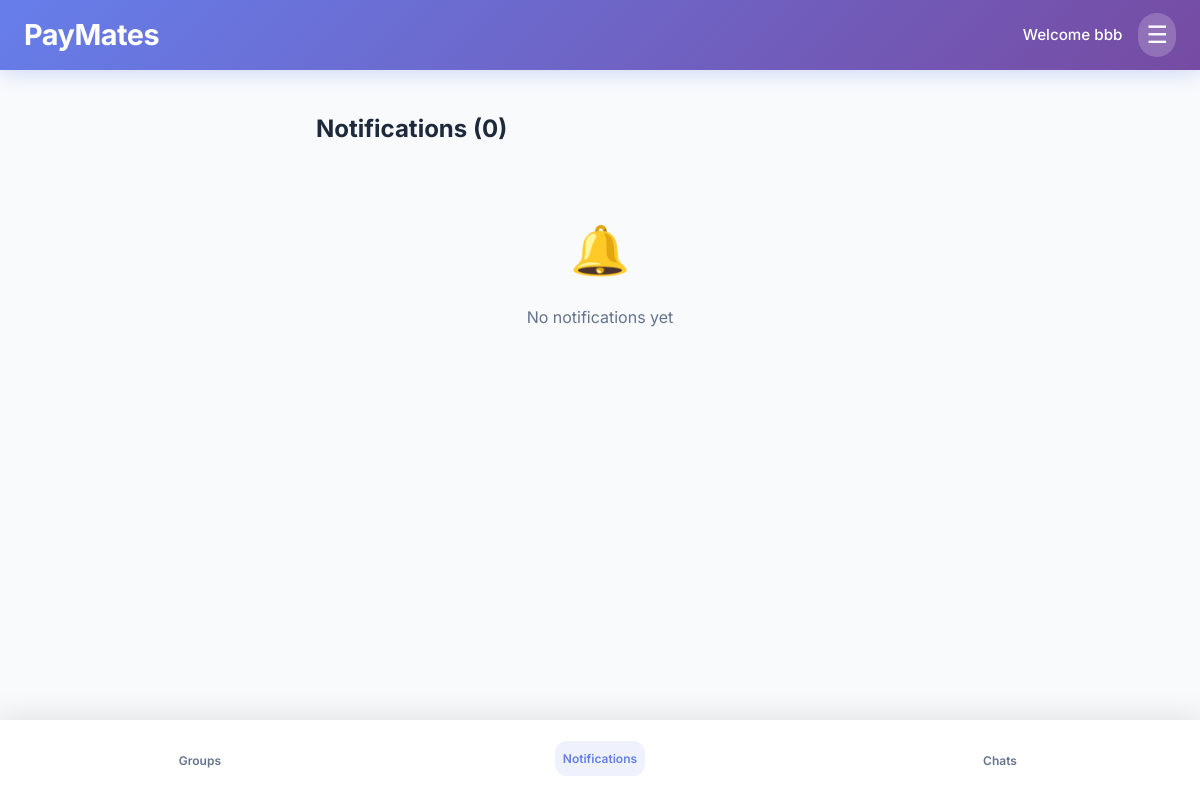
The app's page /notifications/ (signed in), older data.
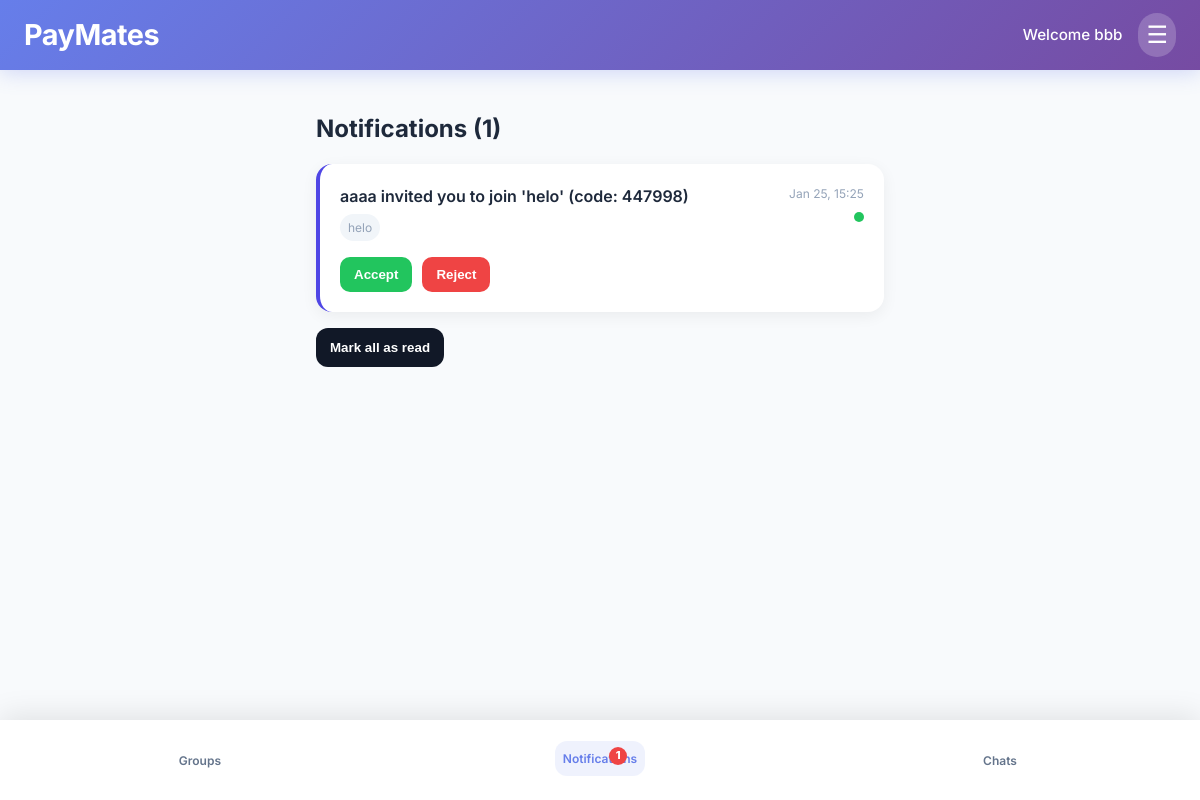
The same page, newer data.
### core/models.py (models this page shows, shortened)
class Notification(models.Model):
    TYPE_CHOICES = [
        ("invite", "Group Invite"),
        ("joined", "User Joined"),
        ("left", "User Left"),
        ("leaverequest", "Leave Request"),
        ("leaveapproved", "Leave Approved"),
        ("leaverejected", "Leave Rejected"),
        ("expensedeleted", "Expense Deleted"),
        ("groupchat", "Group Chat Message"),
        ("privatechat", "Private Chat Message"),
    ]
    user = models.ForeignKey(User, on_delete=models.CASCADE, related_name="notifications")
    group = models.ForeignKey(Group, on_delete=models.CASCADE, null=True, blank=True)
    fromuser = models.ForeignKey(
        User,
        on_delete=models.CASCADE,
        related_name="sentnotifications",
        null=True,
        blank=True,
    )
    message = models.CharField(max_length=255)
    type = models.CharField(max_length=20, choices=TYPE_CHOICES)
    isread = models.BooleanField(default=False)
    createdat = models.DateTimeField(auto_now_add=True)
    class Meta:
        ordering = ["-createdat"]

class Group(models.Model):
    name = models.CharField(max_length=100)
    groupcode = models.CharField(max_length=20, unique=True)
    createdby = models.ForeignKey(
        User,
        on_delete=models.CASCADE,
        related_name="createdgroups",
        null=True,
        blank=True,
    )
    members = models.ManyToManyField(
        User,
        related_name="paymatesgroups",
        related_query_name="paymatesgroup",
        blank=True,
    )
    image = models.ImageField(upload_to="grouppics", null=True, blank=True)

### core/views.py (the view)
# urls.py: path("notifications/", views.notificationsview, name="notifications"),
@login_required
def notificationsview(request):
    notifications = Notification.objects.filter(user=request.user).order_by("-createdat")
    if request.method == "POST":
        Notification.objects.filter(user=request.user, isread=False).update(isread=True)
    unreadcount = Notification.objects.filter(user=request.user, isread=False).count()
    return render(request, "auth/notifications.html", {
        "notifications": notifications,
        "unreadcount": unreadcount,
    })

### templates/auth/notifications.html (shortened to what this page needs)
{% extends "base.html" %}
{% block content %}
<div style="max-width:600px;margin:0 auto;padding:1.5rem 1rem 5rem;">
  <h2 style="margin-bottom:1rem;">Notifications ({{ unreadcount }})</h2>
  {% if notifications %}
    <div style="display:flex;flex-direction:column;gap:1rem;">
      {% for n in notifications %}
        <div style="
          padding:1.25rem;
          background:white;
          border-radius:16px;
          box-shadow:0 4px 16px rgba(0,0,0,0.06);
          border-left:4px solid
            {% if n.type == 'invite' %}#4f46e5
            {% elif n.type == 'expensedeleted' %}#ef4444
            {% elif n.type == 'groupchat' or n.type == 'privatechat' %}#22c55e
            {% else %}#10b981{% endif %};
        ">
          <div style="display:flex;justify-content:space-between;align-items:flex-start;gap:1rem;">
            <div style="flex:1;">
              <div style="font-weight:600;font-size:16px;margin-bottom:0.25rem;">{{ n.message }}</div>
              {% if n.group %}
                <div style="font-size:12px;color:#94a3b8;padding:0.25rem 0.5rem;background:#f1f5f9;border-radius:999px;display:inline-block;margin-bottom:0.75rem;">
                  {{ n.group.name }}
                </div>
              {% endif %}
              {% if n.type == "invite" and n.group %}
                <div style="display:flex;gap:10px;margin-top:0.25rem;">
                  <form method="post" action="{% url 'acceptinvite' n.id %}">
                    <button type="submit" style="border:none;border-radius:10px;padding:10px 14px;font-weight:800;background:#22c55e;color:white;cursor:pointer;">
                      Accept
                    </button>
                  </form>
                  <form method="post" action="{% url 'rejectinvite' n.id %}">
                    <button type="submit" style="border:none;border-radius:10px;padding:10px 14px;font-weight:800;background:#ef4444;color:white;cursor:pointer;">
                      Reject
                    </button>
                  </form>
                </div>
              {% endif %}
            </div>
            <div style="display:flex;flex-direction:column;align-items:flex-end;gap:8px;">
              <div style="font-size:12px;color:#94a3b8;">{{ n.createdat|date:"M d, H:i" }}</div>
              {% if not n.isread %}
                <div style="width:10px;height:10px;border-radius:999px;background:#22c55e;"></div>
              {% endif %}
            </div>
          </div>
        </div>
      {% endfor %}
    </div>
    <form method="post" style="margin-top:16px;">
      <button type="submit" style="border:none;border-radius:12px;padding:12px 14px;font-weight:900;background:#111827;color:#fff;cursor:pointer;">
        Mark all as read
      </button>
    </form>
  {% else %}
    <div style="text-align:center;padding:3rem;color:#64748b;">
      <div style="font-size:3rem;margin-bottom:1rem;">🔔</div>
      <p>No notifications yet</p>
    </div>
  {% endif %}
</div>
{% endblock %}

### templates/base.html (shortened to what this page needs)
<!DOCTYPE html>
<html lang="en">
<head>
  {% load static %}
</head>
<body>
  <header class="top-bar">
    <a class="logo" href="{% url 'dashboard' %}">PayMates</a>
    {% if user.is_authenticated %}
      <div class="user-section">
        <span class="user-welcome">Welcome {{ user.profile.fullname|default:user.username }}</span>
        <div class="profile-dropdown">
          <button type="button" class="account-btn" onclick="toggleDropdown()" aria-label="Account">☰</button>
        </div>
      </div>
    {% else %}
      <div></div>
    {% endif %}
  </header>
  <main class="page-content">
    {% block content %}{% endblock %}
  </main>
  <nav class="bottom-nav">
    {% if user.is_authenticated %}
      <a href="{% url 'dashboard' %}" class="nav-item {% if request.resolver_match.url_name == 'dashboard' %}active{% endif %}">
        <span>Groups</span>
      </a>
      <a href="{% url 'notifications' %}" class="nav-item {% if request.resolver_match.url_name == 'notifications' %}active{% endif %}">
        {% if unreadcount %}<span class="badge">{{ unreadcount }}</span>{% endif %}
        <span>Notifications</span>
      </a>
      <a href="{% url 'chatslist' %}" class="nav-item {% if request.resolver_match.url_name == 'chatslist' or request.resolver_match.url_name == 'chatroom' or request.resolver_match.url_name == 'privatechatroom' %}active{% endif %}">
        <span>Chats</span>
      </a>
    {% else %}
      <div class="nav-item"></div><div class="nav-item"></div><div class="nav-item"></div>
    {% endif %}
  </nav>
</body>
</html>

### templates/base.html (style rules this page uses)
* { margin:0;padding:0;box-sizing:border-box; }
body { font-family:Inter,-apple-system,BlinkMacSystemFont,sans-serif;background:#f8fafc;color:#1e293b;line-height:1.6;min-height:100vh;padding-top:70px;padding-bottom:80px; }
.top-bar { position:fixed;top:0;left:0;right:0;height:70px;background:linear-gradient(135deg,#667eea 0%,#764ba2 100%);display:flex;align-items:center;justify-content:space-between;padding:0 1.5rem;z-index:1000;box-shadow:0 2px 20px rgba(102,126,234,0.3); }
.logo { font-size:1.8rem;font-weight:700;color:white;letter-spacing:-0.5px;text-decoration:none; }
.user-section { display:flex;align-items:center;gap:1rem;color:white; }
.user-welcome { font-weight:500;font-size:0.95rem;white-space:nowrap; }
.profile-dropdown { position:relative; }
.account-btn { font-size:1.5rem;padding:0.5rem;border-radius:999px;background:rgba(255,255,255,0.2);border:none;cursor:pointer;color:white;transition:all 0.2s; }
.page-content { max-width:1200px;margin:0 auto;padding:1rem; }
.bottom-nav { position:fixed;bottom:0;left:0;right:0;height:80px;background:rgba(255,255,255,0.95);backdrop-filter:blur(20px);display:flex;justify-content:space-around;align-items:center;box-shadow:0 -4px 30px rgba(0,0,0,0.1);border-top:1px solid rgba(255,255,255,0.2);z-index:1000; }
.nav-item { display:flex;flex-direction:column;align-items:center;gap:0.25rem;color:#64748b;font-size:0.75rem;font-weight:600;padding:0.5rem;border-radius:12px;transition:all 0.2s;min-width:90px;text-decoration:none;position:relative; }
.nav-item.active,.nav-item:hover { color:#667eea;background:rgba(102,126,234,0.1);transform:translateY(-2px); }
.badge { position:absolute;top:6px;right:18px;min-width:18px;height:18px;padding:0 6px;border-radius:999px;background:#ef4444;color:#fff;font-size:11px;font-weight:800;display:inline-flex;align-items:center;justify-content:center;line-height:1; }

Row changes from the older to the newer data that the page shows:
added Notification: message "aaaa invited you to join 'helo' (code: 447998)", group.name "helo", type "Accept", createdat "Jan 25, 15:25", isread False (drawn)
Text that changed along with them:
{{ unreadcount }}: "0" → "1"
{{ unreadcount }}: (not shown) → "1"
text no longer shown: "🔔 No notifications yet"
text now shown: "Mark all as read"
